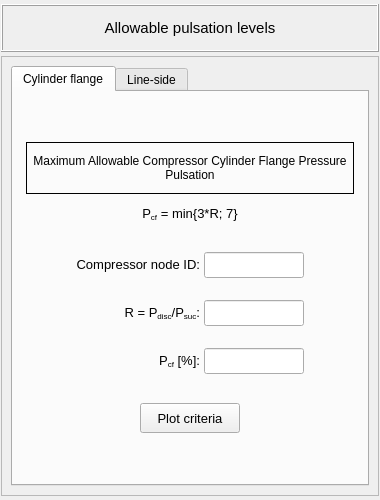
<?xml version="1.0" encoding="UTF-8"?>
<ui version="4.0">
 <class>Form</class>
 <widget class="QWidget" name="Form">
  <property name="geometry">
   <rect>
    <x>0</x>
    <y>0</y>
    <width>380</width>
    <height>500</height>
   </rect>
  </property>
  <property name="minimumSize">
   <size>
    <width>380</width>
    <height>500</height>
   </size>
  </property>
  <property name="windowTitle">
   <string>Form</string>
  </property>
  <layout class="QGridLayout" name="gridLayout">
   <property name="leftMargin">
    <number>1</number>
   </property>
   <property name="topMargin">
    <number>4</number>
   </property>
   <property name="rightMargin">
    <number>1</number>
   </property>
   <property name="bottomMargin">
    <number>4</number>
   </property>
   <property name="verticalSpacing">
    <number>4</number>
   </property>
   <item row="0" column="0">
    <widget class="QFrame" name="frame_title">
     <property name="minimumSize">
      <size>
       <width>0</width>
       <height>48</height>
      </size>
     </property>
     <property name="maximumSize">
      <size>
       <width>16777215</width>
       <height>48</height>
      </size>
     </property>
     <property name="frameShape">
      <enum>QFrame::Shape::Box</enum>
     </property>
     <property name="frameShadow">
      <enum>QFrame::Shadow::Raised</enum>
     </property>
     <layout class="QGridLayout" name="gridLayout_2">
      <item row="0" column="0">
       <widget class="QLabel" name="label">
        <property name="font">
         <font>
          <pointsize>11</pointsize>
          <bold>false</bold>
          <kerning>false</kerning>
         </font>
        </property>
        <property name="text">
         <string>Allowable pulsation levels</string>
        </property>
        <property name="alignment">
         <set>Qt::AlignmentFlag::AlignCenter</set>
        </property>
       </widget>
      </item>
     </layout>
    </widget>
   </item>
   <item row="1" column="0">
    <widget class="QScrollArea" name="scrollArea">
     <property name="widgetResizable">
      <bool>true</bool>
     </property>
     <widget class="QWidget" name="scrollAreaWidgetContents">
      <property name="geometry">
       <rect>
        <x>0</x>
        <y>0</y>
        <width>374</width>
        <height>436</height>
       </rect>
      </property>
      <layout class="QGridLayout" name="gridLayout_5">
       <item row="1" column="0">
        <widget class="QTabWidget" name="tabWidget">
         <property name="minimumSize">
          <size>
           <width>0</width>
           <height>80</height>
          </size>
         </property>
         <property name="currentIndex">
          <number>0</number>
         </property>
         <widget class="QWidget" name="tab_cylinder_flange">
          <attribute name="title">
           <string>Cylinder flange</string>
          </attribute>
          <layout class="QGridLayout" name="gridLayout_13">
           <item row="0" column="0">
            <widget class="QFrame" name="frame_3">
             <property name="minimumSize">
              <size>
               <width>0</width>
               <height>240</height>
              </size>
             </property>
             <property name="maximumSize">
              <size>
               <width>16777215</width>
               <height>300</height>
              </size>
             </property>
             <property name="frameShape">
              <enum>QFrame::Shape::NoFrame</enum>
             </property>
             <property name="frameShadow">
              <enum>QFrame::Shadow::Raised</enum>
             </property>
             <layout class="QGridLayout" name="gridLayout_8">
              <property name="leftMargin">
               <number>4</number>
              </property>
              <property name="topMargin">
               <number>4</number>
              </property>
              <property name="rightMargin">
               <number>4</number>
              </property>
              <property name="bottomMargin">
               <number>0</number>
              </property>
              <property name="spacing">
               <number>4</number>
              </property>
              <item row="0" column="0">
               <widget class="QLabel" name="label_first_criteria">
                <property name="minimumSize">
                 <size>
                  <width>0</width>
                  <height>40</height>
                 </size>
                </property>
                <property name="maximumSize">
                 <size>
                  <width>16777215</width>
                  <height>52</height>
                 </size>
                </property>
                <property name="font">
                 <font>
                  <pointsize>9</pointsize>
                  <bold>false</bold>
                 </font>
                </property>
                <property name="frameShape">
                 <enum>QFrame::Shape::Box</enum>
                </property>
                <property name="text">
                 <string>Maximum Allowable Compressor Cylinder Flange Pressure Pulsation</string>
                </property>
                <property name="alignment">
                 <set>Qt::AlignmentFlag::AlignCenter</set>
                </property>
                <property name="wordWrap">
                 <bool>true</bool>
                </property>
                <property name="margin">
                 <number>6</number>
                </property>
               </widget>
              </item>
              <item row="1" column="0">
               <widget class="QFrame" name="frame_11">
                <property name="minimumSize">
                 <size>
                  <width>0</width>
                  <height>32</height>
                 </size>
                </property>
                <property name="maximumSize">
                 <size>
                  <width>16777215</width>
                  <height>32</height>
                 </size>
                </property>
                <property name="frameShape">
                 <enum>QFrame::Shape::NoFrame</enum>
                </property>
                <property name="frameShadow">
                 <enum>QFrame::Shadow::Raised</enum>
                </property>
                <layout class="QGridLayout" name="gridLayout_7">
                 <property name="leftMargin">
                  <number>2</number>
                 </property>
                 <property name="topMargin">
                  <number>2</number>
                 </property>
                 <property name="rightMargin">
                  <number>2</number>
                 </property>
                 <property name="bottomMargin">
                  <number>2</number>
                 </property>
                 <property name="spacing">
                  <number>2</number>
                 </property>
                 <item row="0" column="1">
                  <widget class="QLabel" name="label_4">
                   <property name="font">
                    <font>
                     <pointsize>10</pointsize>
                    </font>
                   </property>
                   <property name="text">
                    <string>&lt;html&gt;&lt;head/&gt;&lt;body&gt;&lt;p&gt;P&lt;span style=&quot; vertical-align:sub;&quot;&gt;cf&lt;/span&gt; = min{3*R; 7}&lt;/p&gt;&lt;/body&gt;&lt;/html&gt;</string>
                   </property>
                   <property name="alignment">
                    <set>Qt::AlignmentFlag::AlignCenter</set>
                   </property>
                   <property name="wordWrap">
                    <bool>true</bool>
                   </property>
                  </widget>
                 </item>
                 <item row="0" column="0">
                  <widget class="QFrame" name="frame_12">
                   <property name="frameShape">
                    <enum>QFrame::Shape::NoFrame</enum>
                   </property>
                   <property name="frameShadow">
                    <enum>QFrame::Shadow::Raised</enum>
                   </property>
                  </widget>
                 </item>
                 <item row="0" column="2">
                  <widget class="QFrame" name="frame_13">
                   <property name="frameShape">
                    <enum>QFrame::Shape::NoFrame</enum>
                   </property>
                   <property name="frameShadow">
                    <enum>QFrame::Shadow::Raised</enum>
                   </property>
                  </widget>
                 </item>
                </layout>
               </widget>
              </item>
              <item row="2" column="0">
               <widget class="QFrame" name="frame_5">
                <property name="frameShape">
                 <enum>QFrame::Shape::NoFrame</enum>
                </property>
                <property name="frameShadow">
                 <enum>QFrame::Shadow::Raised</enum>
                </property>
                <layout class="QGridLayout" name="gridLayout_4">
                 <property name="leftMargin">
                  <number>2</number>
                 </property>
                 <property name="topMargin">
                  <number>2</number>
                 </property>
                 <property name="rightMargin">
                  <number>2</number>
                 </property>
                 <property name="bottomMargin">
                  <number>2</number>
                 </property>
                 <property name="horizontalSpacing">
                  <number>4</number>
                 </property>
                 <property name="verticalSpacing">
                  <number>6</number>
                 </property>
                 <item row="1" column="1">
                  <widget class="QLabel" name="label_5">
                   <property name="font">
                    <font>
                     <pointsize>10</pointsize>
                    </font>
                   </property>
                   <property name="text">
                    <string>&lt;html&gt;&lt;head/&gt;&lt;body&gt;&lt;p&gt;R = P&lt;span style=&quot; vertical-align:sub;&quot;&gt;disc&lt;/span&gt;/P&lt;span style=&quot; vertical-align:sub;&quot;&gt;suc&lt;/span&gt;:&lt;/p&gt;&lt;/body&gt;&lt;/html&gt;</string>
                   </property>
                   <property name="alignment">
                    <set>Qt::AlignmentFlag::AlignRight|Qt::AlignmentFlag::AlignTrailing|Qt::AlignmentFlag::AlignVCenter</set>
                   </property>
                  </widget>
                 </item>
                 <item row="2" column="1">
                  <widget class="QLabel" name="label_7">
                   <property name="font">
                    <font>
                     <pointsize>10</pointsize>
                    </font>
                   </property>
                   <property name="text">
                    <string>&lt;html&gt;&lt;head/&gt;&lt;body&gt;&lt;p&gt;P&lt;span style=&quot; vertical-align:sub;&quot;&gt;cf&lt;/span&gt; [%]:&lt;/p&gt;&lt;/body&gt;&lt;/html&gt;</string>
                   </property>
                   <property name="alignment">
                    <set>Qt::AlignmentFlag::AlignRight|Qt::AlignmentFlag::AlignTrailing|Qt::AlignmentFlag::AlignVCenter</set>
                   </property>
                  </widget>
                 </item>
                 <item row="0" column="2">
                  <widget class="QLineEdit" name="lineEdit_compressor_node_id">
                   <property name="minimumSize">
                    <size>
                     <width>100</width>
                     <height>26</height>
                    </size>
                   </property>
                   <property name="maximumSize">
                    <size>
                     <width>100</width>
                     <height>26</height>
                    </size>
                   </property>
                   <property name="font">
                    <font>
                     <pointsize>10</pointsize>
                    </font>
                   </property>
                   <property name="styleSheet">
                    <string notr="true"/>
                   </property>
                   <property name="alignment">
                    <set>Qt::AlignmentFlag::AlignCenter</set>
                   </property>
                  </widget>
                 </item>
                 <item row="0" column="0">
                  <spacer name="horizontalSpacer">
                   <property name="orientation">
                    <enum>Qt::Orientation::Horizontal</enum>
                   </property>
                   <property name="sizeHint" stdset="0">
                    <size>
                     <width>40</width>
                     <height>20</height>
                    </size>
                   </property>
                  </spacer>
                 </item>
                 <item row="0" column="1">
                  <widget class="QLabel" name="label_8">
                   <property name="font">
                    <font>
                     <pointsize>10</pointsize>
                    </font>
                   </property>
                   <property name="text">
                    <string>&lt;html&gt;&lt;head/&gt;&lt;body&gt;&lt;p&gt;Compressor node ID:&lt;/p&gt;&lt;/body&gt;&lt;/html&gt;</string>
                   </property>
                   <property name="alignment">
                    <set>Qt::AlignmentFlag::AlignRight|Qt::AlignmentFlag::AlignTrailing|Qt::AlignmentFlag::AlignVCenter</set>
                   </property>
                  </widget>
                 </item>
                 <item row="2" column="2">
                  <widget class="QLineEdit" name="lineEdit_unfiltered_criteria">
                   <property name="minimumSize">
                    <size>
                     <width>100</width>
                     <height>26</height>
                    </size>
                   </property>
                   <property name="maximumSize">
                    <size>
                     <width>100</width>
                     <height>26</height>
                    </size>
                   </property>
                   <property name="font">
                    <font>
                     <pointsize>10</pointsize>
                    </font>
                   </property>
                   <property name="alignment">
                    <set>Qt::AlignmentFlag::AlignCenter</set>
                   </property>
                  </widget>
                 </item>
                 <item row="1" column="2">
                  <widget class="QLineEdit" name="lineEdit_pressure_ratio">
                   <property name="minimumSize">
                    <size>
                     <width>100</width>
                     <height>26</height>
                    </size>
                   </property>
                   <property name="maximumSize">
                    <size>
                     <width>100</width>
                     <height>26</height>
                    </size>
                   </property>
                   <property name="font">
                    <font>
                     <pointsize>10</pointsize>
                    </font>
                   </property>
                   <property name="styleSheet">
                    <string notr="true"/>
                   </property>
                   <property name="alignment">
                    <set>Qt::AlignmentFlag::AlignCenter</set>
                   </property>
                  </widget>
                 </item>
                 <item row="0" column="3">
                  <spacer name="horizontalSpacer_2">
                   <property name="orientation">
                    <enum>Qt::Orientation::Horizontal</enum>
                   </property>
                   <property name="sizeHint" stdset="0">
                    <size>
                     <width>40</width>
                     <height>20</height>
                    </size>
                   </property>
                  </spacer>
                 </item>
                </layout>
               </widget>
              </item>
              <item row="3" column="0">
               <widget class="QFrame" name="frame_6">
                <property name="minimumSize">
                 <size>
                  <width>0</width>
                  <height>40</height>
                 </size>
                </property>
                <property name="maximumSize">
                 <size>
                  <width>16777215</width>
                  <height>40</height>
                 </size>
                </property>
                <property name="frameShape">
                 <enum>QFrame::Shape::NoFrame</enum>
                </property>
                <property name="frameShadow">
                 <enum>QFrame::Shadow::Raised</enum>
                </property>
                <layout class="QGridLayout" name="gridLayout_6">
                 <property name="leftMargin">
                  <number>2</number>
                 </property>
                 <property name="topMargin">
                  <number>2</number>
                 </property>
                 <property name="rightMargin">
                  <number>2</number>
                 </property>
                 <property name="bottomMargin">
                  <number>2</number>
                 </property>
                 <property name="spacing">
                  <number>2</number>
                 </property>
                 <item row="0" column="0">
                  <widget class="QPushButton" name="pushButton_plot_unfiltered_criteria">
                   <property name="minimumSize">
                    <size>
                     <width>100</width>
                     <height>30</height>
                    </size>
                   </property>
                   <property name="maximumSize">
                    <size>
                     <width>100</width>
                     <height>30</height>
                    </size>
                   </property>
                   <property name="font">
                    <font>
                     <family>MS Shell Dlg 2</family>
                     <pointsize>10</pointsize>
                     <italic>false</italic>
                     <bold>false</bold>
                    </font>
                   </property>
                   <property name="styleSheet">
                    <string notr="true"/>
                   </property>
                   <property name="text">
                    <string>Plot criteria</string>
                   </property>
                   <property name="flat">
                    <bool>false</bool>
                   </property>
                  </widget>
                 </item>
                </layout>
               </widget>
              </item>
             </layout>
            </widget>
           </item>
          </layout>
         </widget>
         <widget class="QWidget" name="tab_line_side">
          <attribute name="title">
           <string>Line-side</string>
          </attribute>
          <layout class="QGridLayout" name="gridLayout_3">
           <item row="0" column="0">
            <widget class="QFrame" name="frame_14">
             <property name="frameShape">
              <enum>QFrame::Shape::NoFrame</enum>
             </property>
             <property name="frameShadow">
              <enum>QFrame::Shadow::Raised</enum>
             </property>
             <layout class="QGridLayout" name="gridLayout_9">
              <property name="leftMargin">
               <number>4</number>
              </property>
              <property name="topMargin">
               <number>4</number>
              </property>
              <property name="rightMargin">
               <number>4</number>
              </property>
              <property name="bottomMargin">
               <number>0</number>
              </property>
              <property name="spacing">
               <number>4</number>
              </property>
              <item row="4" column="0">
               <widget class="QFrame" name="frame_21">
                <property name="minimumSize">
                 <size>
                  <width>0</width>
                  <height>40</height>
                 </size>
                </property>
                <property name="maximumSize">
                 <size>
                  <width>16777215</width>
                  <height>40</height>
                 </size>
                </property>
                <property name="frameShape">
                 <enum>QFrame::Shape::NoFrame</enum>
                </property>
                <property name="frameShadow">
                 <enum>QFrame::Shadow::Raised</enum>
                </property>
                <layout class="QGridLayout" name="gridLayout_12">
                 <property name="leftMargin">
                  <number>2</number>
                 </property>
                 <property name="topMargin">
                  <number>2</number>
                 </property>
                 <property name="rightMargin">
                  <number>2</number>
                 </property>
                 <property name="bottomMargin">
                  <number>2</number>
                 </property>
                 <property name="spacing">
                  <number>2</number>
                 </property>
                 <item row="0" column="0">
                  <widget class="QPushButton" name="pushButton_plot_filtered_criteria">
                   <property name="minimumSize">
                    <size>
                     <width>100</width>
                     <height>30</height>
                    </size>
                   </property>
                   <property name="maximumSize">
                    <size>
                     <width>100</width>
                     <height>30</height>
                    </size>
                   </property>
                   <property name="font">
                    <font>
                     <family>MS Shell Dlg 2</family>
                     <pointsize>10</pointsize>
                     <italic>false</italic>
                     <bold>false</bold>
                    </font>
                   </property>
                   <property name="styleSheet">
                    <string notr="true"/>
                   </property>
                   <property name="text">
                    <string>Plot criteria</string>
                   </property>
                   <property name="flat">
                    <bool>false</bool>
                   </property>
                  </widget>
                 </item>
                </layout>
               </widget>
              </item>
              <item row="2" column="0">
               <widget class="QFrame" name="frame_15">
                <property name="minimumSize">
                 <size>
                  <width>0</width>
                  <height>32</height>
                 </size>
                </property>
                <property name="maximumSize">
                 <size>
                  <width>16777215</width>
                  <height>32</height>
                 </size>
                </property>
                <property name="frameShape">
                 <enum>QFrame::Shape::NoFrame</enum>
                </property>
                <property name="frameShadow">
                 <enum>QFrame::Shadow::Raised</enum>
                </property>
                <layout class="QGridLayout" name="gridLayout_10">
                 <property name="leftMargin">
                  <number>2</number>
                 </property>
                 <property name="topMargin">
                  <number>2</number>
                 </property>
                 <property name="rightMargin">
                  <number>2</number>
                 </property>
                 <property name="bottomMargin">
                  <number>2</number>
                 </property>
                 <property name="spacing">
                  <number>2</number>
                 </property>
                 <item row="0" column="1">
                  <widget class="QLabel" name="label_10">
                   <property name="font">
                    <font>
                     <pointsize>10</pointsize>
                    </font>
                   </property>
                   <property name="text">
                    <string>&lt;html&gt;&lt;head/&gt;&lt;body&gt;&lt;p&gt;P&lt;span style=&quot; vertical-align:sub;&quot;&gt;1&lt;/span&gt; = (400 * a&lt;span style=&quot; vertical-align:super;&quot;&gt;½&lt;/span&gt;) / (350 * P&lt;span style=&quot; vertical-align:sub;&quot;&gt;L &lt;/span&gt;* D&lt;span style=&quot; vertical-align:sub;&quot;&gt;in&lt;/span&gt; * F&lt;span style=&quot; vertical-align:sub;&quot;&gt;n&lt;/span&gt;)&lt;span style=&quot; vertical-align:super;&quot;&gt;½&lt;/span&gt;&lt;/p&gt;&lt;/body&gt;&lt;/html&gt;</string>
                   </property>
                   <property name="alignment">
                    <set>Qt::AlignmentFlag::AlignCenter</set>
                   </property>
                   <property name="wordWrap">
                    <bool>false</bool>
                   </property>
                  </widget>
                 </item>
                 <item row="0" column="0">
                  <widget class="QFrame" name="frame_16">
                   <property name="frameShape">
                    <enum>QFrame::Shape::NoFrame</enum>
                   </property>
                   <property name="frameShadow">
                    <enum>QFrame::Shadow::Raised</enum>
                   </property>
                  </widget>
                 </item>
                 <item row="0" column="2">
                  <widget class="QFrame" name="frame_17">
                   <property name="frameShape">
                    <enum>QFrame::Shape::NoFrame</enum>
                   </property>
                   <property name="frameShadow">
                    <enum>QFrame::Shadow::Raised</enum>
                   </property>
                  </widget>
                 </item>
                </layout>
               </widget>
              </item>
              <item row="0" column="0">
               <widget class="QLabel" name="label_second_criteria">
                <property name="minimumSize">
                 <size>
                  <width>0</width>
                  <height>40</height>
                 </size>
                </property>
                <property name="maximumSize">
                 <size>
                  <width>16777215</width>
                  <height>52</height>
                 </size>
                </property>
                <property name="font">
                 <font>
                  <pointsize>9</pointsize>
                  <bold>false</bold>
                 </font>
                </property>
                <property name="frameShape">
                 <enum>QFrame::Shape::Box</enum>
                </property>
                <property name="text">
                 <string>Maximum Allowable Pulsation Limits at and Beyond Line-side Connections of Pulsation Suppression Devices</string>
                </property>
                <property name="alignment">
                 <set>Qt::AlignmentFlag::AlignCenter</set>
                </property>
                <property name="wordWrap">
                 <bool>true</bool>
                </property>
                <property name="margin">
                 <number>6</number>
                </property>
               </widget>
              </item>
              <item row="1" column="0">
               <widget class="QFrame" name="frame_18">
                <property name="frameShape">
                 <enum>QFrame::Shape::NoFrame</enum>
                </property>
                <property name="frameShadow">
                 <enum>QFrame::Shadow::Raised</enum>
                </property>
                <layout class="QGridLayout" name="gridLayout_11">
                 <property name="leftMargin">
                  <number>2</number>
                 </property>
                 <property name="topMargin">
                  <number>2</number>
                 </property>
                 <property name="rightMargin">
                  <number>2</number>
                 </property>
                 <property name="bottomMargin">
                  <number>2</number>
                 </property>
                 <property name="horizontalSpacing">
                  <number>4</number>
                 </property>
                 <property name="verticalSpacing">
                  <number>6</number>
                 </property>
                 <item row="0" column="1">
                  <widget class="QLabel" name="label_15">
                   <property name="font">
                    <font>
                     <pointsize>10</pointsize>
                    </font>
                   </property>
                   <property name="text">
                    <string>&lt;html&gt;&lt;head/&gt;&lt;body&gt;&lt;p&gt;Nozzle/Line node ID:&lt;/p&gt;&lt;/body&gt;&lt;/html&gt;</string>
                   </property>
                   <property name="alignment">
                    <set>Qt::AlignmentFlag::AlignRight|Qt::AlignmentFlag::AlignTrailing|Qt::AlignmentFlag::AlignVCenter</set>
                   </property>
                  </widget>
                 </item>
                 <item row="2" column="1">
                  <widget class="QLabel" name="label_14">
                   <property name="font">
                    <font>
                     <pointsize>10</pointsize>
                    </font>
                   </property>
                   <property name="text">
                    <string>&lt;html&gt;&lt;head/&gt;&lt;body&gt;&lt;p&gt;P&lt;span style=&quot; vertical-align:sub;&quot;&gt;L&lt;/span&gt; [bar abs.]:&lt;/p&gt;&lt;/body&gt;&lt;/html&gt;</string>
                   </property>
                   <property name="alignment">
                    <set>Qt::AlignmentFlag::AlignRight|Qt::AlignmentFlag::AlignTrailing|Qt::AlignmentFlag::AlignVCenter</set>
                   </property>
                  </widget>
                 </item>
                 <item row="0" column="2">
                  <widget class="QLineEdit" name="lineEdit_nozzle_id">
                   <property name="minimumSize">
                    <size>
                     <width>100</width>
                     <height>26</height>
                    </size>
                   </property>
                   <property name="maximumSize">
                    <size>
                     <width>100</width>
                     <height>26</height>
                    </size>
                   </property>
                   <property name="font">
                    <font>
                     <pointsize>10</pointsize>
                    </font>
                   </property>
                   <property name="styleSheet">
                    <string notr="true"/>
                   </property>
                   <property name="alignment">
                    <set>Qt::AlignmentFlag::AlignCenter</set>
                   </property>
                  </widget>
                 </item>
                 <item row="2" column="2">
                  <widget class="QLineEdit" name="lineEdit_line_pressure">
                   <property name="minimumSize">
                    <size>
                     <width>100</width>
                     <height>26</height>
                    </size>
                   </property>
                   <property name="maximumSize">
                    <size>
                     <width>100</width>
                     <height>26</height>
                    </size>
                   </property>
                   <property name="font">
                    <font>
                     <pointsize>10</pointsize>
                    </font>
                   </property>
                   <property name="alignment">
                    <set>Qt::AlignmentFlag::AlignCenter</set>
                   </property>
                  </widget>
                 </item>
                 <item row="3" column="2">
                  <widget class="QLineEdit" name="lineEdit_internal_diameter">
                   <property name="minimumSize">
                    <size>
                     <width>100</width>
                     <height>26</height>
                    </size>
                   </property>
                   <property name="maximumSize">
                    <size>
                     <width>100</width>
                     <height>26</height>
                    </size>
                   </property>
                   <property name="font">
                    <font>
                     <pointsize>10</pointsize>
                    </font>
                   </property>
                   <property name="alignment">
                    <set>Qt::AlignmentFlag::AlignCenter</set>
                   </property>
                  </widget>
                 </item>
                 <item row="1" column="2">
                  <widget class="QLineEdit" name="lineEdit_speed_of_sound">
                   <property name="minimumSize">
                    <size>
                     <width>100</width>
                     <height>26</height>
                    </size>
                   </property>
                   <property name="maximumSize">
                    <size>
                     <width>100</width>
                     <height>26</height>
                    </size>
                   </property>
                   <property name="font">
                    <font>
                     <pointsize>10</pointsize>
                    </font>
                   </property>
                   <property name="alignment">
                    <set>Qt::AlignmentFlag::AlignCenter</set>
                   </property>
                  </widget>
                 </item>
                 <item row="3" column="1">
                  <widget class="QLabel" name="label_13">
                   <property name="font">
                    <font>
                     <pointsize>10</pointsize>
                    </font>
                   </property>
                   <property name="text">
                    <string>&lt;html&gt;&lt;head/&gt;&lt;body&gt;&lt;p&gt;D&lt;span style=&quot; vertical-align:sub;&quot;&gt;in&lt;/span&gt; [mm]:&lt;/p&gt;&lt;/body&gt;&lt;/html&gt;</string>
                   </property>
                   <property name="alignment">
                    <set>Qt::AlignmentFlag::AlignRight|Qt::AlignmentFlag::AlignTrailing|Qt::AlignmentFlag::AlignVCenter</set>
                   </property>
                  </widget>
                 </item>
                 <item row="0" column="3">
                  <spacer name="horizontalSpacer_4">
                   <property name="orientation">
                    <enum>Qt::Orientation::Horizontal</enum>
                   </property>
                   <property name="sizeHint" stdset="0">
                    <size>
                     <width>40</width>
                     <height>20</height>
                    </size>
                   </property>
                  </spacer>
                 </item>
                 <item row="0" column="0">
                  <spacer name="horizontalSpacer_3">
                   <property name="orientation">
                    <enum>Qt::Orientation::Horizontal</enum>
                   </property>
                   <property name="sizeHint" stdset="0">
                    <size>
                     <width>40</width>
                     <height>20</height>
                    </size>
                   </property>
                  </spacer>
                 </item>
                 <item row="1" column="1">
                  <widget class="QLabel" name="label_12">
                   <property name="font">
                    <font>
                     <pointsize>10</pointsize>
                    </font>
                   </property>
                   <property name="text">
                    <string>&lt;html&gt;&lt;head/&gt;&lt;body&gt;&lt;p&gt;a [m/s]:&lt;/p&gt;&lt;/body&gt;&lt;/html&gt;</string>
                   </property>
                   <property name="alignment">
                    <set>Qt::AlignmentFlag::AlignRight|Qt::AlignmentFlag::AlignTrailing|Qt::AlignmentFlag::AlignVCenter</set>
                   </property>
                  </widget>
                 </item>
                 <item row="4" column="1" colspan="2">
                  <widget class="QFrame" name="frame_19">
                   <property name="minimumSize">
                    <size>
                     <width>0</width>
                     <height>44</height>
                    </size>
                   </property>
                   <property name="maximumSize">
                    <size>
                     <width>16777215</width>
                     <height>30</height>
                    </size>
                   </property>
                   <property name="frameShape">
                    <enum>QFrame::Shape::NoFrame</enum>
                   </property>
                   <property name="frameShadow">
                    <enum>QFrame::Shadow::Raised</enum>
                   </property>
                   <layout class="QGridLayout" name="gridLayout_16">
                    <item row="0" column="2">
                     <spacer name="horizontalSpacer_18">
                      <property name="orientation">
                       <enum>Qt::Orientation::Horizontal</enum>
                      </property>
                      <property name="sizeHint" stdset="0">
                       <size>
                        <width>40</width>
                        <height>20</height>
                       </size>
                      </property>
                     </spacer>
                    </item>
                    <item row="0" column="0">
                     <spacer name="horizontalSpacer_17">
                      <property name="orientation">
                       <enum>Qt::Orientation::Horizontal</enum>
                      </property>
                      <property name="sizeHint" stdset="0">
                       <size>
                        <width>40</width>
                        <height>20</height>
                       </size>
                      </property>
                     </spacer>
                    </item>
                    <item row="0" column="1">
                     <widget class="QCheckBox" name="checkBox_prestudy_analysis">
                      <property name="minimumSize">
                       <size>
                        <width>0</width>
                        <height>0</height>
                       </size>
                      </property>
                      <property name="font">
                       <font>
                        <pointsize>10</pointsize>
                       </font>
                      </property>
                      <property name="text">
                       <string>Prestudy analysis</string>
                      </property>
                     </widget>
                    </item>
                   </layout>
                  </widget>
                 </item>
                </layout>
               </widget>
              </item>
             </layout>
            </widget>
           </item>
          </layout>
         </widget>
        </widget>
       </item>
      </layout>
     </widget>
    </widget>
   </item>
  </layout>
 </widget>
 <tabstops>
  <tabstop>lineEdit_compressor_node_id</tabstop>
  <tabstop>lineEdit_pressure_ratio</tabstop>
  <tabstop>lineEdit_unfiltered_criteria</tabstop>
  <tabstop>pushButton_plot_unfiltered_criteria</tabstop>
  <tabstop>lineEdit_nozzle_id</tabstop>
  <tabstop>lineEdit_speed_of_sound</tabstop>
  <tabstop>lineEdit_line_pressure</tabstop>
  <tabstop>lineEdit_internal_diameter</tabstop>
  <tabstop>pushButton_plot_filtered_criteria</tabstop>
 </tabstops>
 <resources>
  <include location="../../icons/resources.qrc"/>
 </resources>
 <connections/>
</ui>
